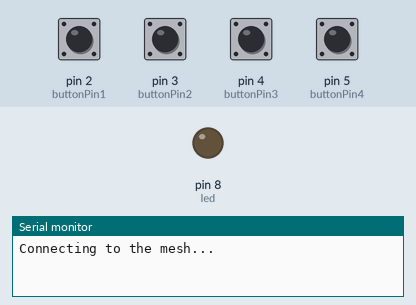
This sketch was run on a simulated Arduino Uno, built with avr-gcc and run on an emulated ATmega328P. Shown: output pins drawn as LEDs (lit = HIGH), the last lines printed to the serial monitor. Dashed ring = blinking. The test bench sets the inputs (shaded band); at power-on: pin 2 (buttonPin1), pin 3 (buttonPin2), pin 4 (buttonPin3), pin 5 (buttonPin4) LOW.

Above: at 1.4 s.
1.5 s: pin 2 (buttonPin1) pulled HIGH for 0.35 s
At 1.6 s:
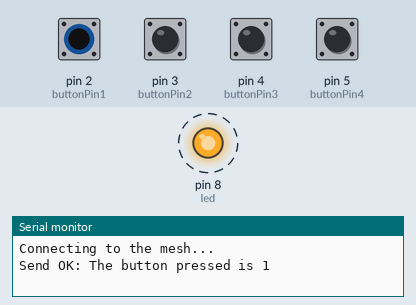
3.5 s: pin 3 (buttonPin2) pulled HIGH for 1 s
At 5.1 s:
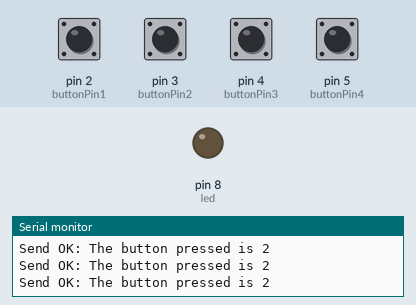
Timing chart, 0 to 6.6 s (numbered marks = the images above; inputs shaded):
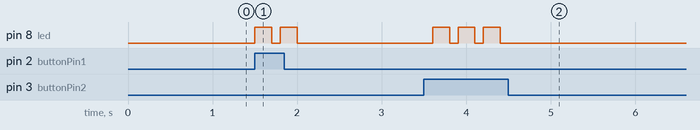

The sketch:

arduino_clicker.ino
```cpp
#include "RF24.h"
#include "RF24Network.h"
#include "RF24Mesh.h"
#include <SPI.h>
#include <EEPROM.h>

/**** Configure the nrf24l01 CE and CS pins ****/
RF24 radio(6, 7);
RF24Network network(radio);
RF24Mesh mesh(radio, network);

#define nodeID 1

const int buttonPin1 = 2;
const int buttonPin2 = 3;
const int buttonPin3 = 4;
const int buttonPin4 = 5;

//Variables
int buttonState1 = 0;
int buttonState2 = 0;
int buttonState3 = 0;
int buttonState4 = 0;
char ans=0;

uint16_t std_id = 4135;
char st_c = 00;
uint8_t ar_c = 000;
uint8_t sc_c = 001;
int led = 8;
int led_st;

struct payload_g{
  // ID: Student/Teacher
  char id;
  // State code: States of India - 2 digit number
  char s_c;
  // Area code: Area of particular state - 3 digit number (max:255) later modify to include more
  uint8_t ar_c;
  // School code: In each area - 3 digit number (max:255)later modify to include more
  uint8_t sc_c;
  // Student code: 2 digit number
  uint16_t std_c;
  // Answer id
  int ans_c;
};


void setup() {
  //Input or output?
  Serial.begin(115200);
  mesh.setNodeID(nodeID);
  pinMode(buttonPin1, INPUT);
  pinMode(buttonPin2, INPUT);
  pinMode(buttonPin3, INPUT);
  pinMode(buttonPin4, INPUT);
  Serial.println(F("Connecting to the mesh..."));
  pinMode(led, HIGH);
  mesh.begin();
}

void loop(){
  mesh.update();

  //Read button state (pressed or not pressed?)
  buttonState1 = digitalRead(buttonPin1);
  buttonState2 = digitalRead(buttonPin2);
  buttonState3 = digitalRead(buttonPin3);
  buttonState4 = digitalRead(buttonPin4);

  //If button pressed...
  if ((buttonState1 == HIGH) || (buttonState2 == HIGH) || (buttonState3 == HIGH) || (buttonState4 == HIGH)) {
    //...ones, turn led on!
    ans = buttonState1*1 + buttonState2*2 + buttonState3*3 + buttonState4*4;
    payload_g payload_s ={1,st_c,ar_c,sc_c,std_id,ans};
    if (!mesh.write(&payload_s, 'M', sizeof(payload_s))) {

      // If a write fails, check connectivity to the mesh network
      if ( ! mesh.checkConnection() ) {
        //refresh the network address
        Serial.println(F("Renewing Address"));
        mesh.renewAddress();
      } else {
        Serial.println(F("Send fail, Test OK"));
      }
    } else {
      digitalWrite(led,HIGH);
      Serial.print("Send OK: ");
    }

    Serial.print(F("The button pressed is "));
    Serial.print(payload_s.ans_c);
    Serial.println();
  }

  while (network.available()) {
    RF24NetworkHeader header;
    network.read(header, &led_st, sizeof(led_st));
    Serial.print("Received packet #");
    Serial.print(led_st);
    Serial.println();
  }
  if (led_st==LOW)
  {
    delay(200);
    digitalWrite(led,led_st);
  }
  delay(100);
}
```

Measured:
- after the input at 1.5 s, pin 8 (led): alternates HIGH for 0.20 s and LOW for 0.10 s, 4 changes in all, then stays LOW, starting at once
- after the input at 3.5 s, pin 8 (led): alternates HIGH for 0.20 s and LOW for 0.10 s, 6 changes in all, then stays LOW, starting after 0.10 s
